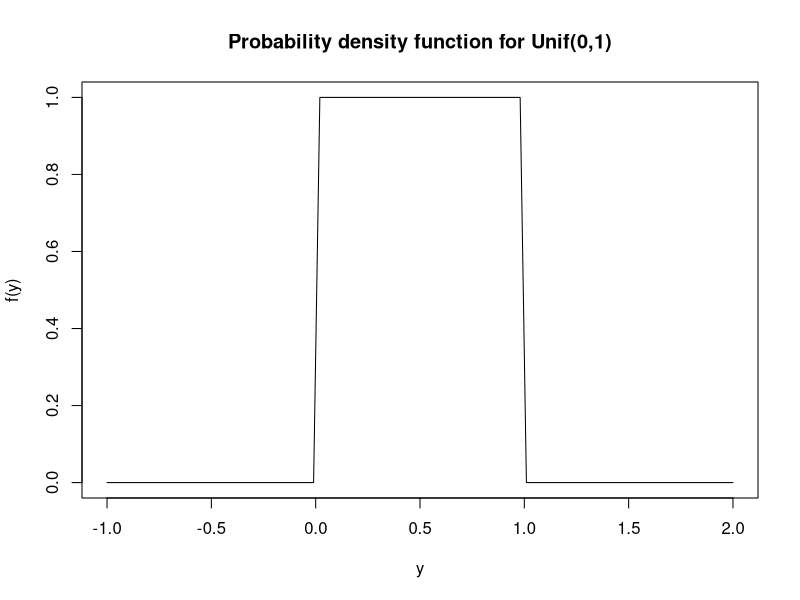
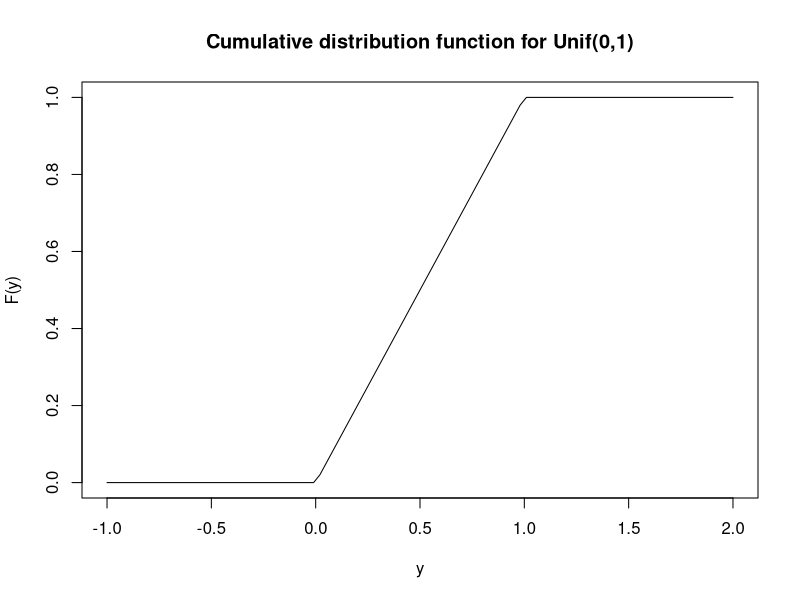
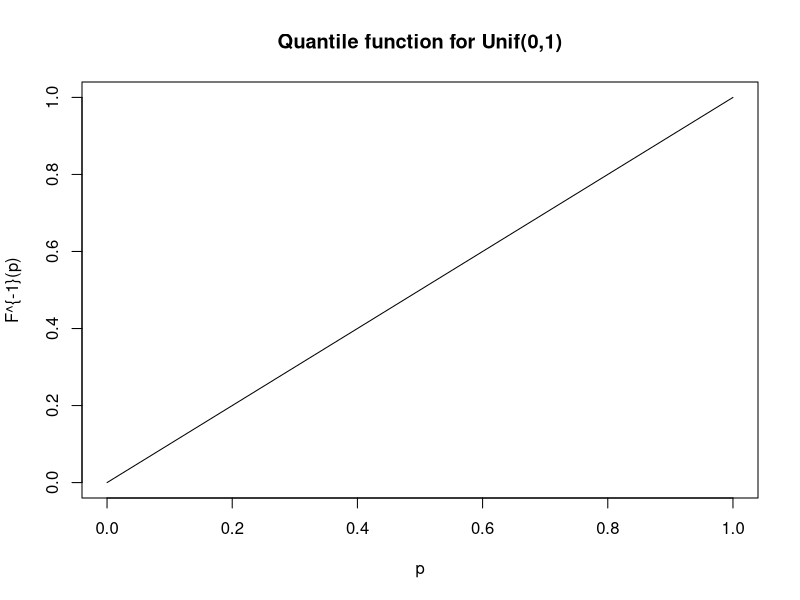
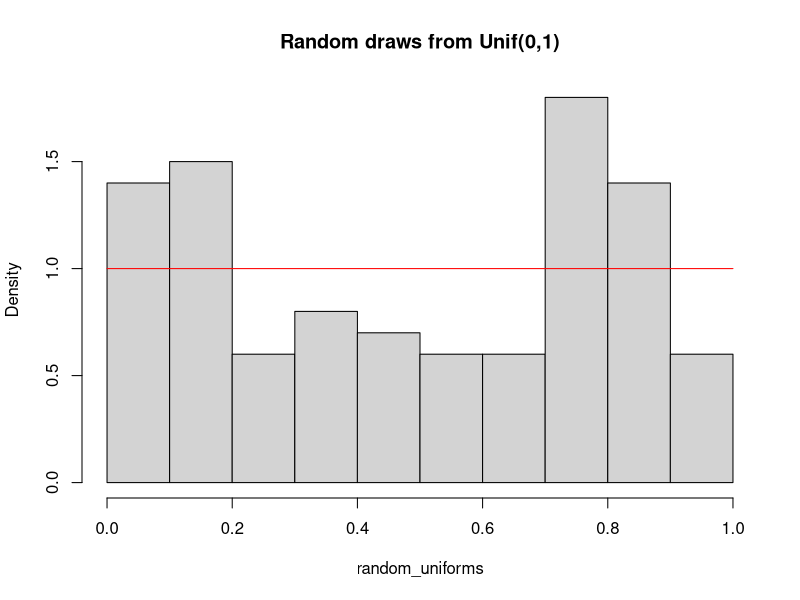
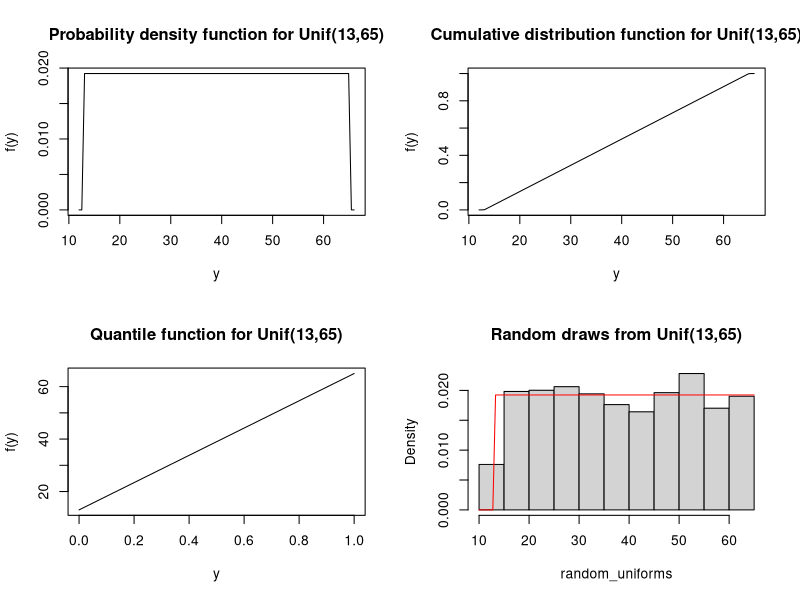
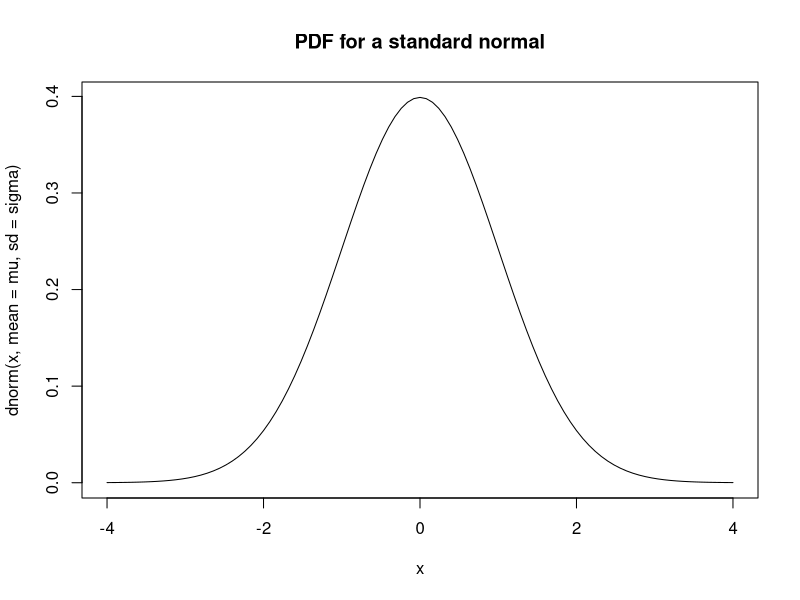
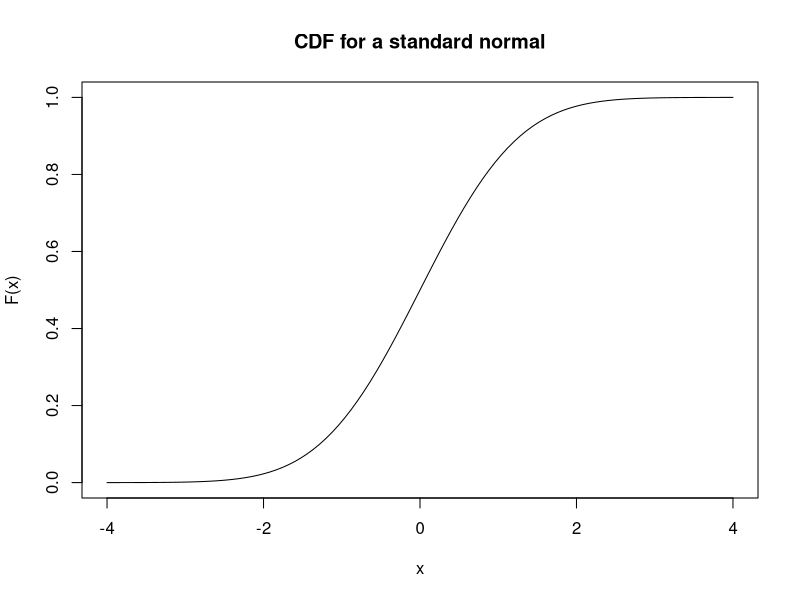
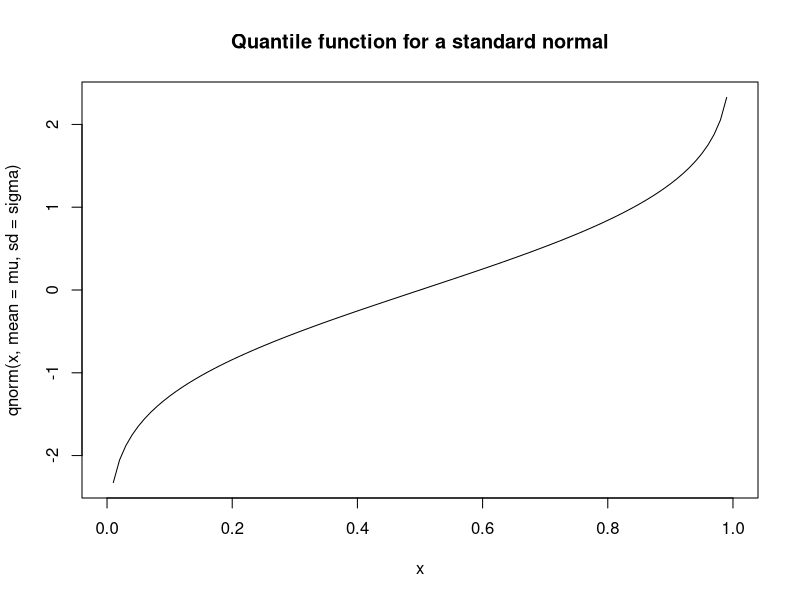

Recreate these plots in R, in order.
## ---- chunk 1
a <- 0
b <- 1

# The curve function expects you to give a function of `x` and then it 
# (internally) creates a sequence of values from `from` and to `to` and creates
# plots similar to what we had before, but using a line rather than points.
curve(dunif(x, min = a, max = b), 
      from = -1, to = 2,
      xlab='y', ylab='f(y)', 
      main='Probability density function for Unif(0,1)')
## ---- chunk 2
curve(punif(x, min = a, max = b), 
      from = -1, to = 2,
      xlab='y', ylab='F(y)', 
      main='Cumulative distribution function for Unif(0,1)')
## ---- chunk 3
curve(qunif(x, min = a, max = b), 
      from = 0, to = 1,
      xlab='p', ylab='F^{-1}(p)', 
      main='Quantile function for Unif(0,1)')
## ---- chunk 4
random_uniforms <- runif(100, min = a, max = b)

hist(random_uniforms, 
     probability = TRUE, 
     main = "Random draws from Unif(0,1)")

curve(dunif(x, min = a, max = b), 
      add = TRUE, col="red")
## ---- chunk 5
a <- 13
b <- 65

opar = par(mfrow=c(2,2)) # Create a 2x2 grid of figures
curve(dunif(x, min = a, max = b), 
      from = a-1, to = b+1,
      xlab='y', ylab='f(y)', 
      main='Probability density function for Unif(13,65)')

curve(punif(x, min = a, max = b), 
      from = a-1, to = b+1,
      xlab='y', ylab='f(y)', 
      main='Cumulative distribution function for Unif(13,65)')

curve(qunif(x, min = a, max = b), 
      from = 0, to = 1,
      xlab='y', ylab='f(y)', 
      main='Quantile function for Unif(13,65)')

random_uniforms <- runif(999, min = a, max = b)

hist(random_uniforms, probability = TRUE, 
     main = "Random draws from Unif(13,65)")

curve(dunif(x, min = a, max = b), 
      add=TRUE, col="red")

par(opar) # Revert back to 1x1 grid
## ---- chunk 6
mu    <- 0
sigma <- 1 # standard deviation

curve(dnorm(x, mean = mu, sd = sigma), # notice the 3rd argument is the sd
      from = -4, to = 4,
      main = "PDF for a standard normal")
## ---- chunk 7
curve(pnorm(x, mean = mu, sd = sigma), 
      from = -4, to = 4,
      main = "CDF for a standard normal",
      ylab = "F(x)")
## ---- chunk 8
curve(qnorm(x, mean = mu, sd = sigma),
      from = 0, to = 1, 
      main = "Quantile function for a standard normal")
## ---- chunk 9
draws <- rnorm(100, mean = mu, sd = sigma)
hist(draws, probability = TRUE)
curve(dnorm(x, mean = mu, sd = sigma), 
      add = TRUE, col = "red")
## ---- chunk 10
mu    <- -4
sigma <- sqrt(3) # standard deviation!!!

opar = par(mfrow=c(2,2))
curve(dnorm(x, mean = mu, sd = sigma), 
      from = mu-4*sigma, to = mu+4*sigma,
      main = "PDF for a normal")

curve(pnorm(x, mean = mu, sd = sigma), 
      from = mu-4*sigma, to = mu+4*sigma,
      main = "CDF for a normal")

curve(qnorm(x, mean = mu, sd = sigma),
      from = 0, to = 1, 
      main = "Quantile function for a normal")

draws <- rnorm(999, mean = mu, sd = sigma)

hist(draws, probability = TRUE)
curve(dnorm(x, mean = mu, sd = sigma), 
      add = TRUE, col = "red")

par(opar)
## ---- chunk 11
# Try any values for mu and sigma
mu    <- 0
sigma <- 1

pnorm(mu+1*sigma, mean = mu, sd = sigma) - pnorm(mu-1*sigma, mean = mu, sd = sigma)
pnorm(mu+2*sigma, mean = mu, sd = sigma) - pnorm(mu-2*sigma, mean = mu, sd = sigma)
pnorm(mu+3*sigma, mean = mu, sd = sigma) - pnorm(mu-3*sigma, mean = mu, sd = sigma)

## ---- chunk 12
n <- 70
p <- 0.015

mn <- n*p # mean
vr <- n*p*(1-p)

dnorm(  0, mean = mn, sd = sqrt(vr)) # INCORRECT (this not even a probability)

pnorm(    0, mean = mn, sd = sqrt(vr)) # Approximate probability of 0 failures
1 - pnorm(2, mean = mn, sd = sqrt(vr)) # Approximate probability of 3 or more sensor failures
## ---- chunk 13
pnorm(    0 + 1/2, mean = mn, sd = sqrt(vr)) # Approximate probability of 0 failures
1 - pnorm(2 + 1/2, mean = mn, sd = sqrt(vr)) # Approximate probability of 3 or more sensor failures
